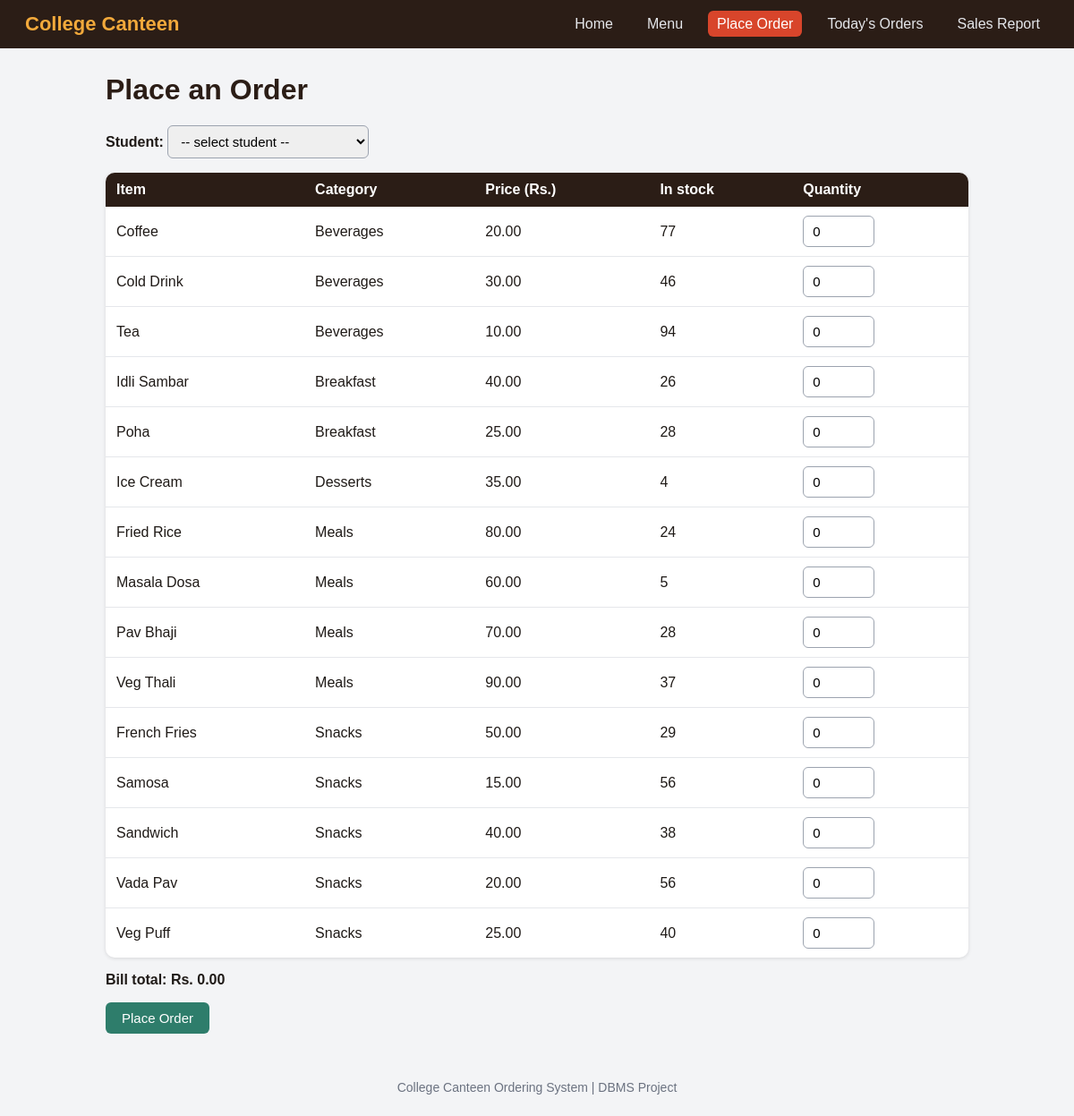
The app's page /order.php with its own data.
### tables this page shows
CREATE TABLE `food_items` (
  `item_id` int(11) NOT NULL,
  `item_name` varchar(50) NOT NULL,
  `category` varchar(20) NOT NULL,
  `price` decimal(6,2) NOT NULL,
  `available_qty` int(11) NOT NULL DEFAULT 0
);

### order.php (the view, shortened to what this page needs)
<?php
require "header.php";
$items    = $conn->query("SELECT item_id, item_name, category, price, available_qty
                          FROM Food_Items ORDER BY category, item_name");
?>
<h1>Place an Order</h1>
<form method="post" action="order.php">
    <p>
        <label><strong>Student:</strong></label>
        <select name="student_id" required>
            <option value="">-- select student --</option>
        </select>
    </p>
    <table>
        <tr>
            <th>Item</th>
            <th>Category</th>
            <th>Price (Rs.)</th>
            <th>In stock</th>
            <th>Quantity</th>
        </tr>
        <?php while ($it = $items->fetch_assoc()): ?>
            <tr>
                <td><?= htmlspecialchars($it['item_name']) ?></td>
                <td><?= htmlspecialchars($it['category']) ?></td>
                <td><?= number_format($it['price'], 2) ?></td>
                <td><?= $it['available_qty'] ?></td>
                <td>
                    <?php if ($it['available_qty'] > 0): ?>
                        <input class="qty" type="number" name="qty[<?= $it['item_id'] ?>]"
                               value="0" min="0" max="<?= $it['available_qty'] ?>"
                               data-price="<?= $it['price'] ?>">
                    <?php else: ?>
                        <span class="low">Sold out</span>
                    <?php endif; ?>
                </td>
            </tr>
        <?php endwhile; ?>
    </table>
    <p><strong>Bill total: Rs. <span id="total">0.00</span></strong></p>
    <button class="btn green" type="submit">Place Order</button>
</form>
<?php require "footer.php"; ?>

### header.php (shortened to what this page needs)
<?php
$current = basename($_SERVER['PHP_SELF']);
function navLink($file, $label, $current) {
    $cls = ($file === $current) ? "active" : "";
    echo "<a class='$cls' href='$file'>$label</a>";
}
?>
<!DOCTYPE html>
<html lang="en">
<head>
    <link rel="stylesheet" href="style.css">
</head>
<body>
<header class="topbar">
    <div class="brand">College Canteen</div>
    <nav>
        <?php
        navLink("index.php", "Home", $current);
        ?>
    </nav>
</header>
<main class="container">

### footer.php
</main>
<footer class="footer">
    College Canteen Ordering System | DBMS Project
</footer>
</body>
</html>

### style.css (style rules this page uses)
* { box-sizing: border-box; }
body { margin: 0; font-family: Arial, Helvetica, sans-serif; background: #f3f4f6; color: #1f1a17; }
.topbar { background: #2b1d16; color: #fff; padding: 14px 28px; display: flex; justify-content: space-between; align-items: center; flex-wrap: wrap; gap: 10px; }
.brand { font-size: 22px; font-weight: bold; color: #f2a93b; }
nav a { color: #e5e7eb; text-decoration: none; margin-left: 18px; padding: 6px 10px; border-radius: 6px; }
nav a.active { background: #d8452b; color: #fff; }
.container { max-width: 1000px; margin: 28px auto; padding: 0 18px; }
h1 { margin-top: 0; color: #2b1d16; }
table { width: 100%; border-collapse: collapse; background: #fff; border-radius: 10px; overflow: hidden; box-shadow: 0 1px 4px rgba(0,0,0,0.12); }
th { background: #2b1d16; color: #fff; text-align: left; padding: 10px 12px; }
td { padding: 10px 12px; border-bottom: 1px solid #e5e7eb; }
tr:last-child td { border-bottom: none; }
.btn { display: inline-block; background: #d8452b; color: #fff; border: none; padding: 9px 18px; border-radius: 6px; font-size: 15px; cursor: pointer; text-decoration: none; }
.btn.green { background: #2e7d6b; }
input, select { padding: 8px 10px; border: 1px solid #9ca3af; border-radius: 6px; font-size: 15px; }
.footer { text-align: center; color: #6b7280; padding: 24px 0; font-size: 14px; }
.qty { width: 80px; }

### records on screen
food_items: item_name "Coffee", category "Beverages", price "20.00", available_qty "77"
food_items: item_name "Cold Drink", category "Beverages", price "30.00", available_qty "46"
food_items: item_name "Tea", category "Beverages", price "10.00", available_qty "94"
food_items: item_name "Idli Sambar", category "Breakfast", price "40.00", available_qty "26"
food_items: item_name "Poha", category "Breakfast", price "25.00", available_qty "28"
food_items: item_name "Ice Cream", category "Desserts", price "35.00", available_qty "4"
food_items: item_name "Fried Rice", category "Meals", price "80.00", available_qty "24"
food_items: item_name "Masala Dosa", category "Meals", price "60.00", available_qty "5"
food_items: item_name "Pav Bhaji", category "Meals", price "70.00", available_qty "28"
food_items: item_name "Veg Thali", category "Meals", price "90.00", available_qty "37"
food_items: item_name "French Fries", category "Snacks", price "50.00", available_qty "29"
food_items: item_name "Samosa", category "Snacks", price "15.00", available_qty "56"
food_items: item_name "Sandwich", category "Snacks", price "40.00", available_qty "38"
food_items: item_name "Vada Pav", category "Snacks", price "20.00", available_qty "56"
food_items: item_name "Veg Puff", category "Snacks", price "25.00", available_qty "40"

### other values on screen
$label "Home Menu Place Order Today's Orders Sales Report"
